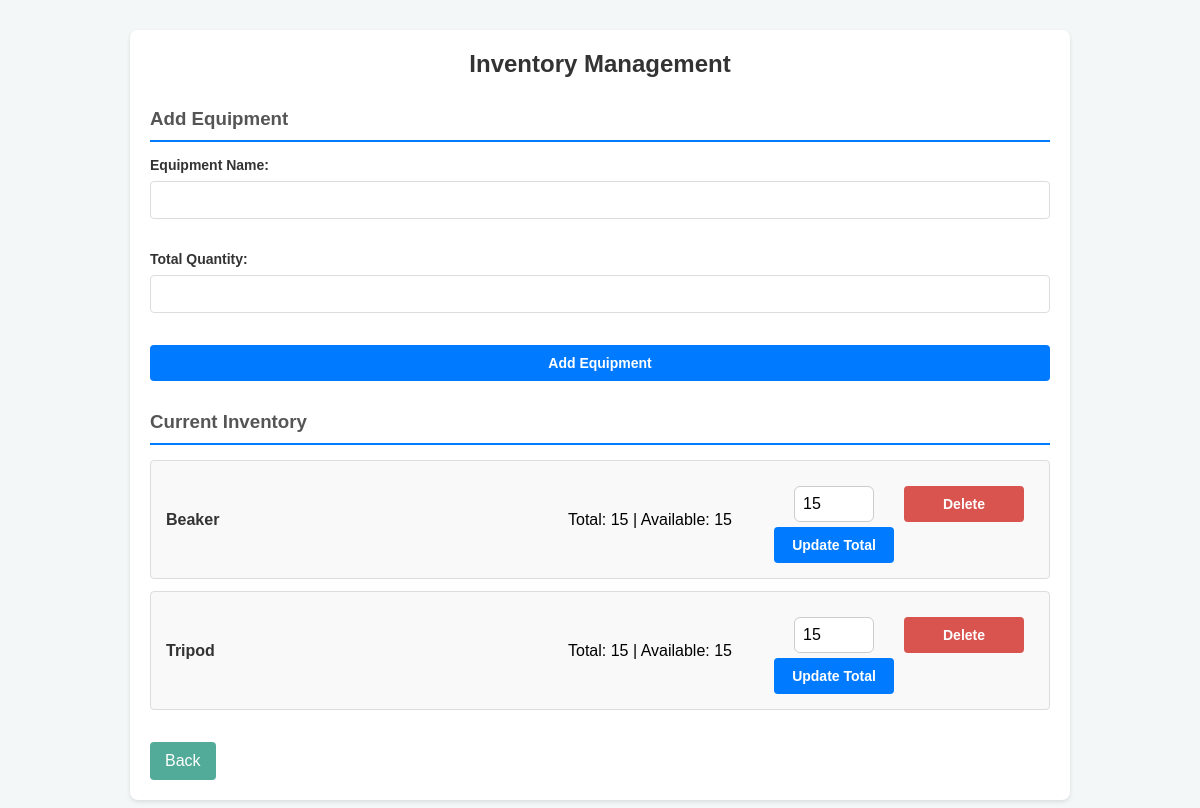
The page /inventory on the database as committed earlier.
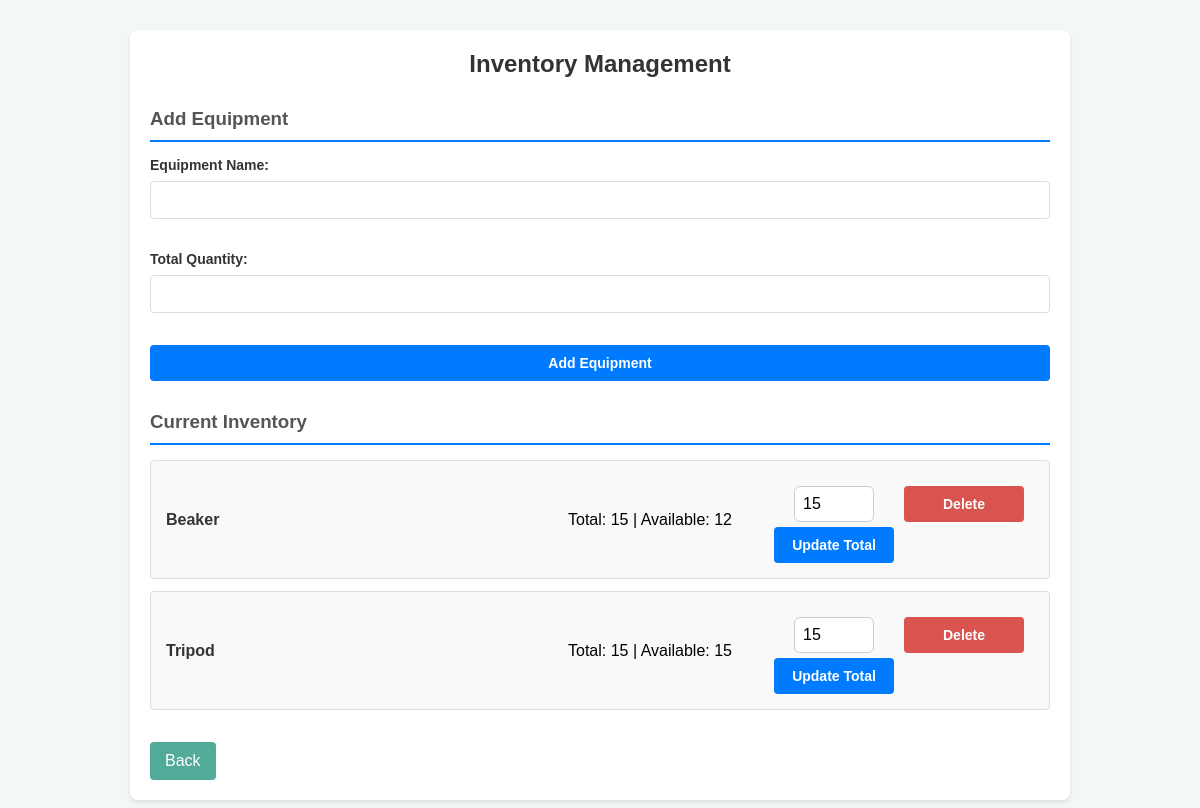
The same page on the database as committed later.
### tables this page shows
CREATE TABLE inventory (
            id INTEGER PRIMARY KEY AUTOINCREMENT,
            name TEXT UNIQUE NOT NULL,
            quantity INTEGER DEFAULT 0
        , configured_quantity INTEGER DEFAULT 0, available_quantity INTEGER DEFAULT 0, total_quantity INTEGER DEFAULT 0);

### CV-app/app.py (the view, shortened to what this page needs)
@app.route('/inventory', methods=['GET', 'POST'])
def inventory():
    conn = sqlite3.connect("database.db")
    c = conn.cursor()
    c.execute("SELECT id, name, total_quantity, quantity FROM inventory ORDER BY name ASC")
    items = c.fetchall()
    conn.close()
    return render_template('inventory.html', items=items)

### CV-app/templates/inventory.html (shortened to what this page needs)
<!DOCTYPE html>
<html>
<head>
    <link rel="stylesheet" href="{{ url_for('static', filename='style.css') }}">
</head>
<body>
    <div class="container">
        <h2>Inventory Management</h2>
        <h3>Add Equipment</h3>
        <form method="POST">
            <div class="form-group">
                <label>Equipment Name:</label>
                <input type="text" name="name" required>
            </div>
            <div class="form-group">
                <label>Total Quantity:</label>
                <input type="number" name="total_quantity" min="0" required>
            </div>
            <button type="submit">Add Equipment</button>
        </form>
        <h3>Current Inventory</h3>
        {% if items %}
            <ul class="inventory-list">
                {% for id, name, total_qty, available_qty in items %}
                    <li>
                        <span class="item-name">{{ name }}</span>
                        <span>Total: {{ total_qty }} | Available: {{ available_qty }}</span>
                        <div class="item-actions">
                            <form method="POST" style="display:flex; gap: 5px; align-items: center;">
                                <input type="number" name="total_quantity" value="{{ total_qty }}" min="0" placeholder="Total">
                                <button type="submit">Update Total</button>
                            </form>
                            <form method="POST" style="display:inline;">
                                <button type="submit" class="delete-btn">Delete</button>
                            </form>
                        </div>
                    </li>
                {% endfor %}
            </ul>
        {% else %}
            <p>No equipment found in inventory.</p>
        {% endif %}
        <a href="/" class="back-button">Back</a>
    </div>
</body>
</html>

Rows that differ between the two databases and show on the page:
changed inventory "Beaker": quantity "15" → "12"
